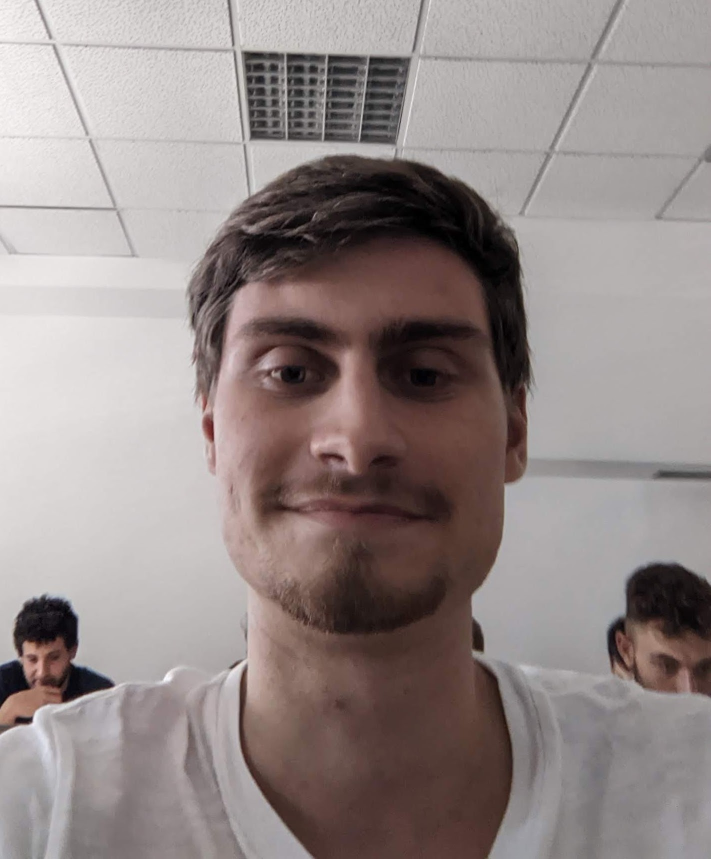
#> input picture scripts/riconoscimentoPersona/1.jpg, 1422 x 1718 px (shown at 1/2 size)
$ python imgPublishing.py
#> lines starting #> are read from the running program, lines starting #| are printed output that depends on the picture
import paho.mqtt.client as mqtt
import cv2
import numpy as np
import base64
import os

broker="127.0.0.1"
port=1883
img = cv2.imread("./1.jpg")
#> img is the input picture: shape (1718, 1422, 3); mean B, G, R 136.1, 137.5, 148.2
img = cv2.cvtColor(img,cv2.COLOR_BGR2GRAY)
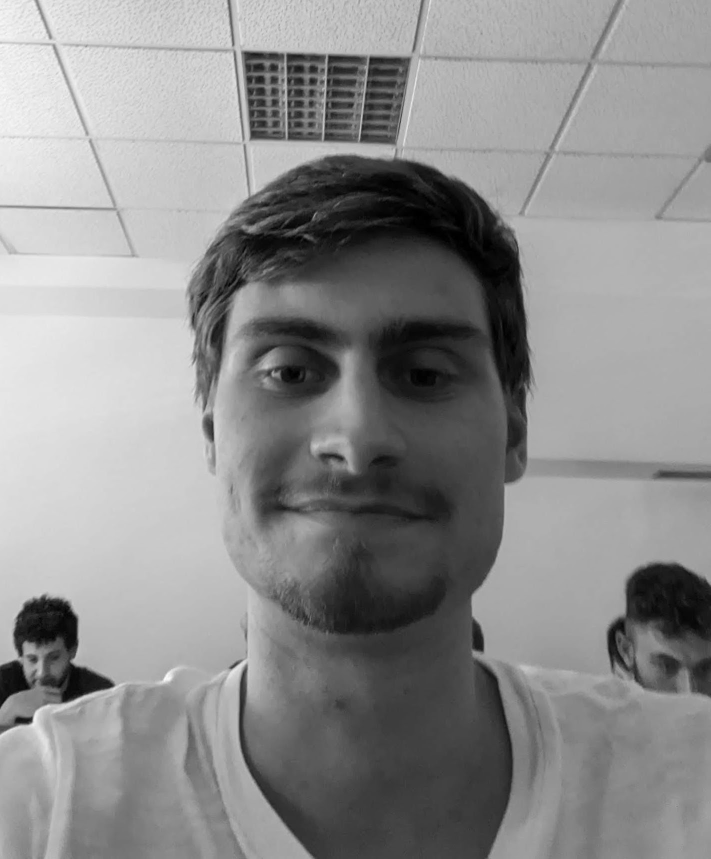
#> img: shape (1718, 1422) (shown at 1/2 size); min 0, max 253, mean 140.5
img_encode = cv2.imencode('.jpg', img)[1]
data_encode = np.array(img_encode)
byte_encode = data_encode.tobytes()

def on_publish(client,userdata,result):             #create function for callback
    print("data published \n")
    pass

def on_connect(client, userdata, flags, rc):
    print("Connected with result code "+str(rc))
    # Subscribing in on_connect() means that if we lose the connection and
    # reconnect then subscriptions will be renewed.
    client1.subscribe("prsn/0000/cameraReply")

def on_message(client, userdata, msg):
    #print(msg.topic+" "+str(msg.payload))
    print(msg.topic)
    print(msg.payload)
    #client1.loop_stop()
    exit(0) # un po' ignorante ma funziona


#> (the run stopped early here; a loop or call above may not have finished)
